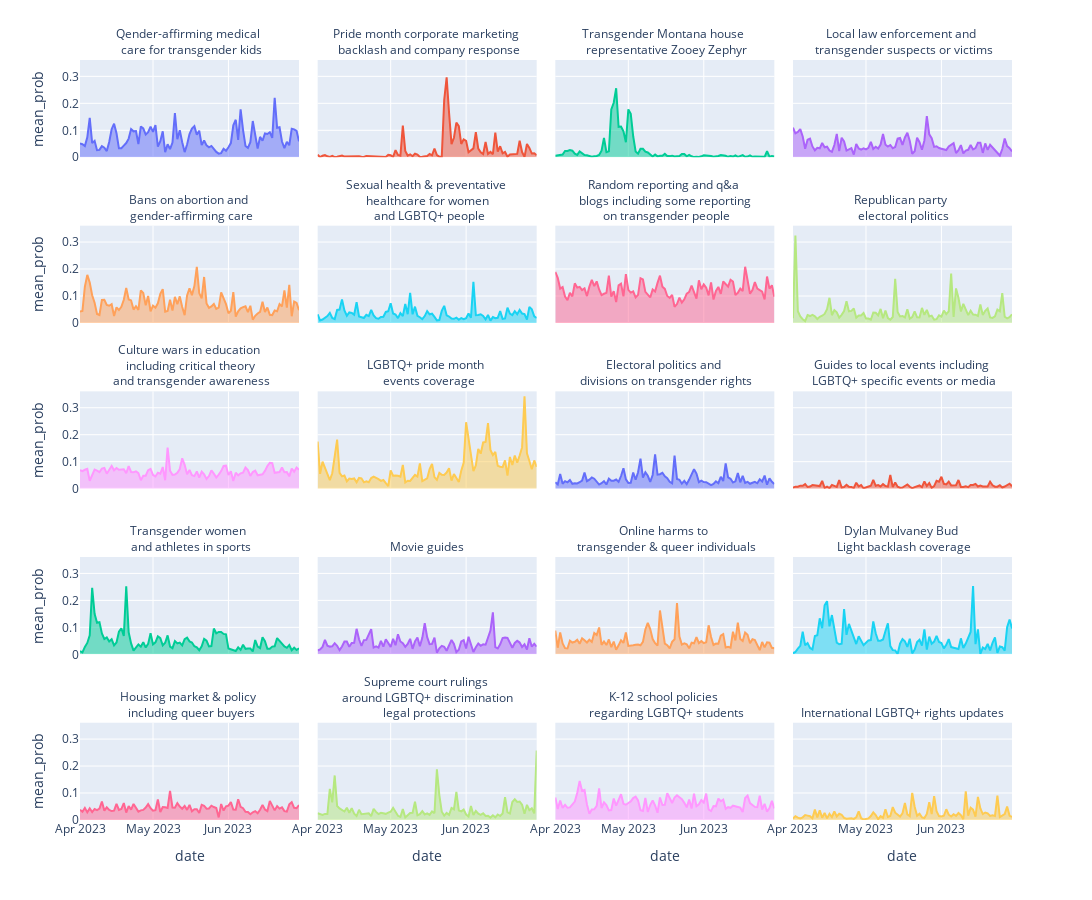

Source (notebook cell):
### Code cell
area_temporal_fig=px.area(daily_trend_topic_long, x='date', y='mean_prob', color='topic', facet_col='topic', facet_col_wrap=4,facet_row_spacing=0.09,
height=900, width=1200,).update_layout(showlegend=False,
).for_each_annotation(lambda a: a.update(text=topic_labels_dict[int(a.text.split("=")[-1])]))

area_temporal_fig.write_image(f'{plots_path}/temporal_area_1.svg')

area_temporal_fig
